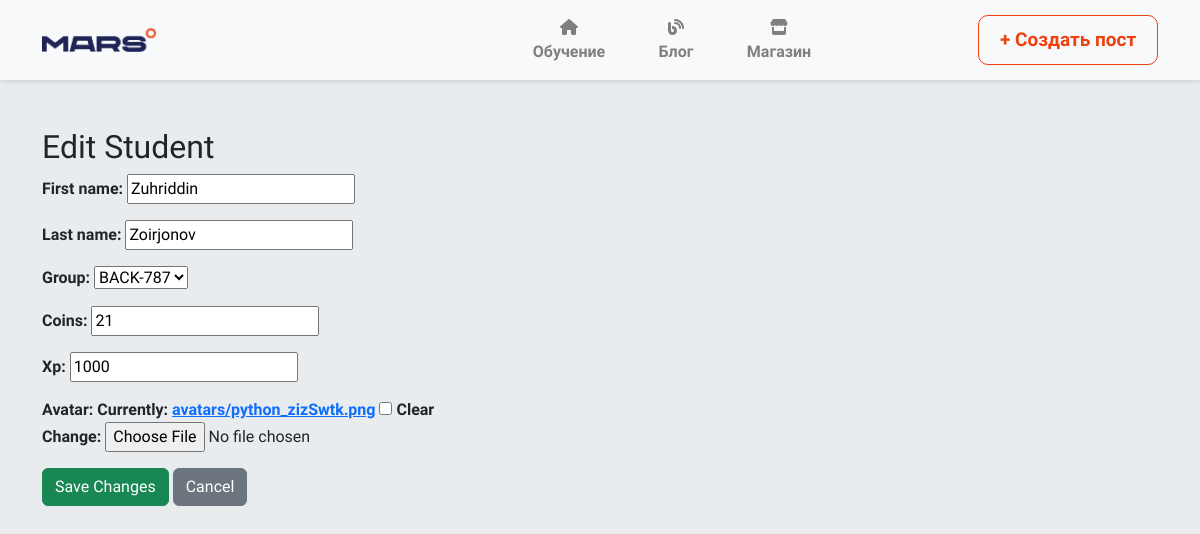
The app's page /users/edit_student/3/, older data.
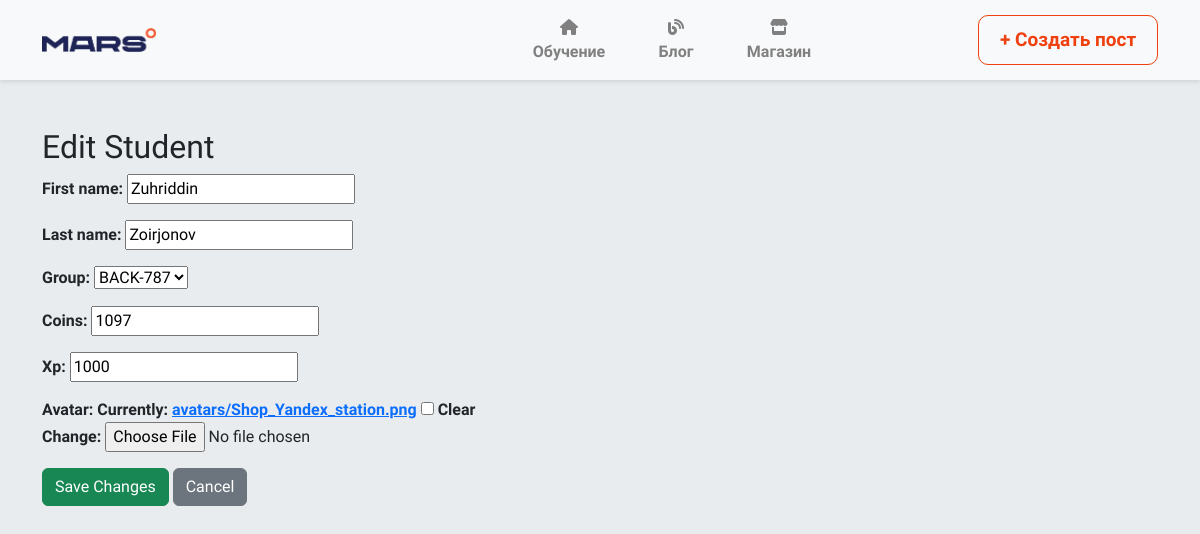
The same page, newer data.
### users/models.py (models this page shows, shortened)
class CustomUser(AbstractUser):
    groups = models.ManyToManyField(
        'auth.Group',
        related_name='customuser_set',  # related_name bilan to'qnashuv oldini olish
        blank=True
    )
    user_permissions = models.ManyToManyField(
        'auth.Permission',
        related_name='customuser_set_permissions',  # related_name bilan to'qnashuv oldini olish
        blank=True
    )

class Student(CustomUser):
    LIGAS = (
        ('Hacker', 'Hacker'),
        ('Coder', 'Coder'),
        ('Gamer', 'Gamer')
    )
    liga = models.CharField(max_length=10, choices=LIGAS, default=random.choice(LIGAS)[0])
    coins = models.IntegerField(default=0)
    xp = models.IntegerField(default=0)
    avatar = models.ImageField(upload_to='avatars/', blank=True, null=True)
    group = models.ForeignKey(Group, on_delete=models.DO_NOTHING)
    phone = models.CharField(max_length=13, blank=True, null=True)

### users/views.py (the view)
# urls.py: path('edit_student/<int:id>/', edit_student, name='edit_student'),
def edit_student(request, id):
    student = get_object_or_404(Student, id=id)
    if request.method == 'POST':
        form = EditStudentForm(request.POST, request.FILES, instance=student)
        if form.is_valid():
            form.save()
            return redirect('admin_page')
    else:
        form = EditStudentForm(instance=student)
    return render(request, 'edit_student.html', {'form': form})

### users/forms.py
class EditStudentForm(forms.ModelForm):
    class Meta:
        model = Student
        fields = ['first_name', 'last_name', 'group', 'coins', 'xp', 'avatar']

### users/models.py (called while the page is built)
    def __str__(self):
        return self.name

### templates/edit_student.html (shortened to what this page needs)
{% extends "base.html" %}
{% block content %}
<div class="container mt-5">
    <h2>Edit Student</h2>
    <form method="post" enctype="multipart/form-data">
        {{ form.as_p }}
        <button type="submit" class="btn btn-success">Save Changes</button>
        <a href="{% url 'admin_page' %}" class="btn btn-secondary">Cancel</a>
    </form>
</div>
{% endblock %}

Row changes from the older to the newer data that the page shows:
changed Student "BACK-787": coins "21" → "1097"
Text that changed along with them:
text no longer shown: "First name: Last name: Group: Coins: Xp: Avatar: Currently: avatars/python_zizSwtk.png Clear Change:"
text now shown: "First name: Last name: Group: Coins: Xp: Avatar: Currently: avatars/Shop_Yandex_station.png Clear Change:"
